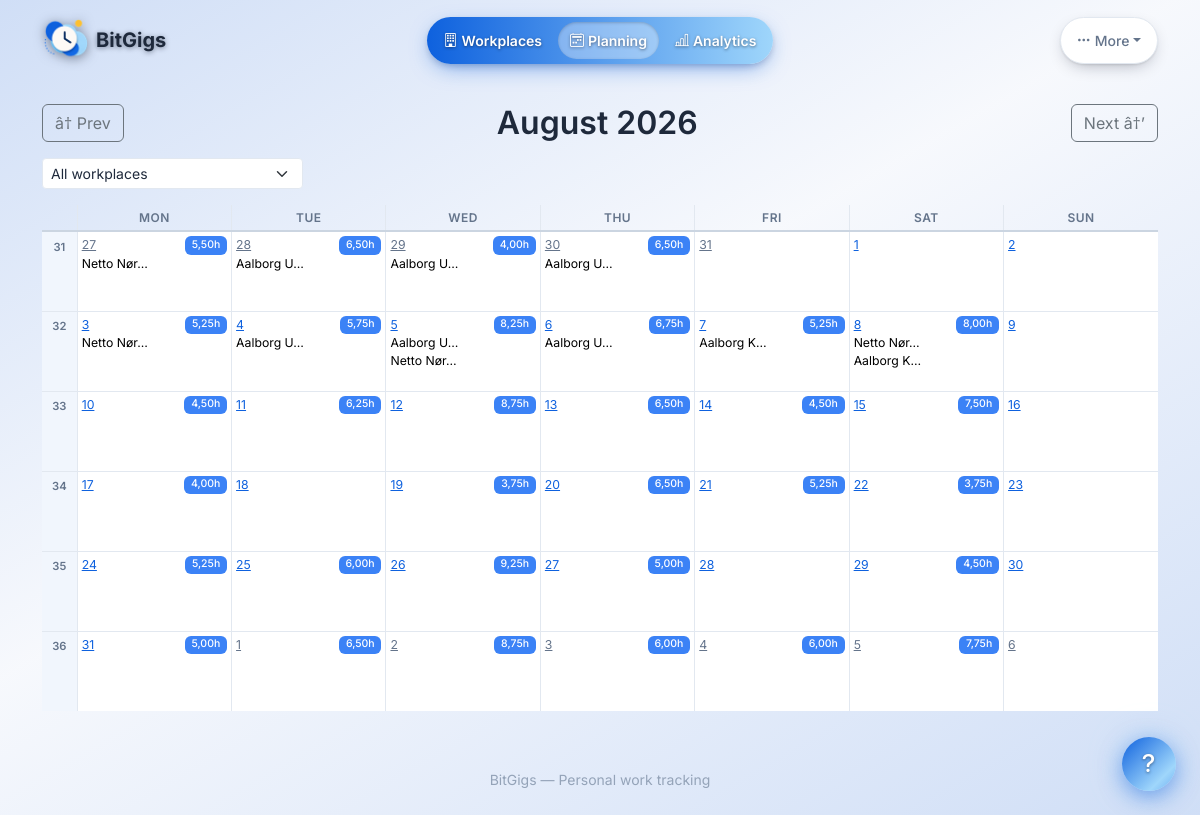
The app's page /calendar/month/?year=2026&month=8 (signed in) with its own data.
### apps/shifts/models.py (models this page shows, shortened)
class ShiftTimeMixin(models.Model):
    date = models.DateField()
    start_time = models.TimeField()
    end_time = models.TimeField()
    break_minutes = models.PositiveIntegerField(
        default=0,
        help_text="Break time in minutes (deducted from total).",
    )
    class Meta:
        abstract = True
    @property
    def gross_minutes(self) -> int:
        start_dt = datetime.combine(self.date, self.start_time)
        end_dt = datetime.combine(self.date, self.end_time)
        return int((end_dt - start_dt).total_seconds() / 60)
    @property
    def net_minutes(self) -> int:
        return max(self.gross_minutes - self.break_minutes, 0)
    @property
    def net_hours(self) -> Decimal:
        return Decimal(str(self.net_minutes)) / Decimal("60")

class Shift(ShiftTimeMixin):
    class ShiftType(models.TextChoices):
        ON_SITE = "on_site", "On-site"
        REMOTE = "remote", "Remote"
        SICK_LEAVE = "sick_leave", "Sick leave"
        PAID_ABSENCE = "paid_absence", "Paid absence"
        VACATION = "vacation", "Vacation"
    workplace = models.ForeignKey(
        Workplace,
        on_delete=models.CASCADE,
        related_name="shifts",
    )
    shift_type = models.CharField(
        max_length=15,
        choices=ShiftType.choices,
        default=ShiftType.ON_SITE,
    )
    notes = models.TextField(blank=True, default="")
    terms = models.ForeignKey(
        ContractTermSet,
        null=True, blank=True,
        on_delete=models.SET_NULL,
        related_name="shifts",
        help_text="Employment terms active when this shift was worked.",
    )
    invite_uid = models.UUIDField(null=True, blank=True, db_index=True)
    created_at = models.DateTimeField(auto_now_add=True)
    updated_at = models.DateTimeField(auto_now=True)
    class Meta:
        ordering = ["date", "start_time"]
        indexes = [
            models.Index(fields=["date"]),
            models.Index(fields=["workplace", "date"]),
        ]

### apps/workplaces/models.py (models this page shows, shortened)
class Workplace(models.Model):
    name = models.CharField(max_length=200)
    slug = models.SlugField(
        max_length=200, unique=True,
        help_text="URL-friendly short name. Auto-generated from name, but editable.",
    )
    icon = models.CharField(
        max_length=50, blank=True, default="",
        help_text="Bootstrap Icons class, e.g. 'bi-briefcase'.",
    )
    custom_icon = models.FileField(
        upload_to=workplace_icon_upload_to,
        blank=True,
        default="",
        help_text="Custom icon (PNG or SVG, max 512 KB).",
    )
    color = models.CharField(
        max_length=7, blank=True, default="",
        help_text="Background hex colour for the avatar circle, e.g. '#6366f1'.",
    )
    accent_color = models.CharField(
        max_length=7, blank=True, default="",
        help_text="Accent hex colour for icon tint and page theming.",
    )
    default_shift_start_time = models.TimeField(null=True, blank=True)
    default_shift_end_time = models.TimeField(null=True, blank=True)
    default_shift_break_minutes = models.PositiveIntegerField(default=0)
    default_shift_type = models.CharField(
        max_length=15,
        choices=[
            ("on_site", "On-site"),
            ("remote", "Remote"),
            ("sick_leave", "Sick leave"),
            ("paid_absence", "Paid absence"),
            ("vacation", "Vacation"),
        ],
        default="on_site",
    )
    created_at = models.DateTimeField(auto_now_add=True)
    updated_at = models.DateTimeField(auto_now=True)
    class Meta:
        ordering = ["name"]

### apps/calendar_view/views.py (the view)
# urls.py: path("month/", views.MonthCalendarView.as_view(), name="month"),
class MonthCalendarView(View):
    def get(self, request):
        year = parse_int_param(request.GET.get("year"), timezone.localdate().year)
        month = parse_int_param(request.GET.get("month"), timezone.localdate().month)
        workplace_id = parse_int_param(request.GET.get("workplace"))
        grid = CalendarService.month_calendar(year, month, workplace_id)
        grid.annotate_overlaps()
        prev_year, prev_month, next_year, next_month = prev_next_month(year, month)
        workplaces = workplaces_active_in_period(*month_bounds(year, month))
        return render(
            request,
            "calendar_view/month.html",
            {
                "grid": grid,
                "year": year,
                "month": month,
                "workplace_id": workplace_id,
                "prev_year": prev_year,
                "prev_month": prev_month,
                "next_year": next_year,
                "next_month": next_month,
                "workplaces": workplaces,
                "hidden_workplace_count": hidden_workplace_count(workplaces.count()),
            },
        )

### apps/calendar_view/services.py (called while the page is built)
    @property
    def is_weekend(self):
        return self.date.weekday() >= 5

    def annotate_overlaps(self) -> bool:
        for week in self.weeks:
            for day in week.days:
                all_shifts = list(day.approved_shifts) + list(day.planned_shifts)
                overlapping_oids = set()
                for i, s1 in enumerate(all_shifts):
                    for s2 in all_shifts[i + 1:]:
                        if s1.start_time < s2.end_time and s2.start_time < s1.end_time:
                            overlapping_oids.add(id(s1))
                            overlapping_oids.add(id(s2))
                for s in all_shifts:
                    s.overlapping = id(s) in overlapping_oids
                if overlapping_oids:
                    self.has_overlaps = True
        return self.has_overlaps

    @staticmethod
    def get_week_start() -> int:
        settings = UserSettings.load()
        return settings.week_start

    @classmethod
    def _get_day_headers(cls, week_start: int) -> list[str]:
        if week_start == 6:
            return cls.WEEKDAY_NAMES_SUN
        return cls.WEEKDAY_NAMES_MON

    @staticmethod
    def _align_to_week_start(d: date, week_start: int) -> date:
        if week_start == 0:  # Monday
            offset = d.weekday()
        else:  # Sunday (week_start == 6)
            offset = (d.weekday() + 1) % 7
        return d - timedelta(days=offset)

    @classmethod
    def month_calendar(
        cls,
        year: int,
        month: int,
        workplace_id: int | None = None,
    ) -> CalendarGrid:
        first_day, last_day = month_bounds(year, month)
        month_name = calendar.month_name[month]
        title = f"{month_name} {year}"
        return cls._build_grid(first_day, last_day, title, workplace_id)

### apps/core/context_processors.py (called while the page is built, shortened)
def sso_status(request):
    from .sso import get_brand
    return {
        "sso_enabled": settings.SSO_ENABLED,
        "sso_provider_id": settings.SSO_PROVIDER_ID,
        "sso_brand": get_brand(),
    }

def onboarding_status(request):
    if getattr(request, "session", None) is not None and request.session.get("onboarding_complete"):
        return {"onboarding_complete": True, "setup_in_progress": False}

### apps/core/features.py (called while the page is built)
def enabled_map(settings=None) -> dict[str, bool]:
    from .models import UserSettings
    settings = settings or UserSettings.load()
    return {f.key: bool(getattr(settings, f.setting, True)) for f in FEATURES}

### apps/calendar_view/templates/calendar_view/month.html (shortened to what this page needs)
{% extends "base.html" %}
{% load dk_filters %}
{% block content %}
<div class="d-flex justify-content-between align-items-center mb-3">
  <a href="{% url 'calendar_view:month' %}?year={{ prev_year }}&month={{ prev_month }}{% if workplace_id %}&workplace={{ workplace_id }}{% endif %}"
     class="btn btn-outline-secondary">â† Prev</a>
  <div class="d-flex align-items-center gap-2">
    <h2 class="mb-0">{{ grid.title }}</h2>
  </div>
  <a href="{% url 'calendar_view:month' %}?year={{ next_year }}&month={{ next_month }}{% if workplace_id %}&workplace={{ workplace_id }}{% endif %}"
     class="btn btn-outline-secondary">Next â†’</a>
</div>
<div class="mb-3">
  <form method="get" class="d-inline">
    <select name="workplace" class="form-select form-select-sm d-inline-block" style="width:auto"
            onchange="this.form.submit()">
      <option value="">All workplaces</option>
    </select>
  </form>
</div>
<table class="table calendar-table">
  <thead>
    <tr>
      <th class="text-center week-number-head"></th>
      {% for header in grid.day_headers %}
        <th class="text-center">{{ header }}</th>
      {% endfor %}
    </tr>
  </thead>
  <tbody>
    {% for week in grid.weeks %}
    <tr>
      <td class="week-number">{{ week.week_number }}</td>
      {% for day in week.days %}
      <td class="{% if not day.is_in_period %}cal-outside{% endif %} {% if day.is_today %}border-primary border-2{% endif %} {% if day.is_weekend %}cal-weekend{% endif %}"
          style="min-width:100px; height:80px; vertical-align:top; padding:4px;">
        <div class="d-flex justify-content-between">
          <small>
            <a href="{% url 'shifts:daily-overview' day.date.year day.date.month day.date.day %}"
               class="{% if not day.is_in_period %}text-muted{% endif %}">
              {{ day.date.day }}
            </a>
          </small>
          {% if day.total_hours %}
            <span class="badge bg-info">{{ day.total_hours|dk }}h</span>
          {% endif %}
        </div>
        {% for session in day.approved_shifts %}
          <small class="d-block text-truncate"
                 title="{{ session.workplace.name }}: {{ session.start_time|time:'H:i' }}-{{ session.end_time|time:'H:i' }}">
            {{ session.workplace.name|truncatechars:10 }}
          </small>
        {% endfor %}
      </td>
      {% endfor %}
    </tr>
    {% endfor %}
  </tbody>
</table>
{% endblock %}

### records on screen
Shift: workplace.name "Netto Nør…"
Shift: workplace.name "Aalborg U…"
Shift: workplace.name "Aalborg U…"
Shift: workplace.name "Aalborg U…"
Shift: workplace.name "Netto Nør…"
Shift: workplace.name "Aalborg U…"
Shift: workplace.name "Aalborg U…"
Shift: workplace.name "Netto Nør…"
Shift: workplace.name "Aalborg U…"
Shift: workplace.name "Aalborg K…"
Shift: workplace.name "Netto Nør…"
Shift: workplace.name "Aalborg K…"

### other values on screen
{{ grid.title }} "August 2026"
{{ header }} "MON" "TUE" "WED" "THU" "FRI" "SAT" "SUN"
{{ week.week_number }} "31" "32" "33" "34" "35" "36"
{{ day.date.day }} "27" "28" "29" "30" "31" "1" "2" "3" "4" "5" "6" "7" "8" "9" "10" "11" "12" "13" "14" "15" "16" "17" "18" "19" "20" "21" "22" "23" "24" "25" "26" "27" "28" "29" "30" "31" "1" "2" "3" "4" "5" "6"
{{ day.total_hours|dk }} "5,50" "6,50" "4,00" "6,50" "5,25" "5,75" "8,25" "6,75" "5,25" "8,00" "4,50" "6,25" "8,75" "6,50" "4,50" "7,50" "4,00" "3,75" "6,50" "5,25" "3,75" "5,25" "6,00" "9,25" "5,00" "4,50" "5,00" "6,50" "8,75" "6,00" "6,00" "7,75"
